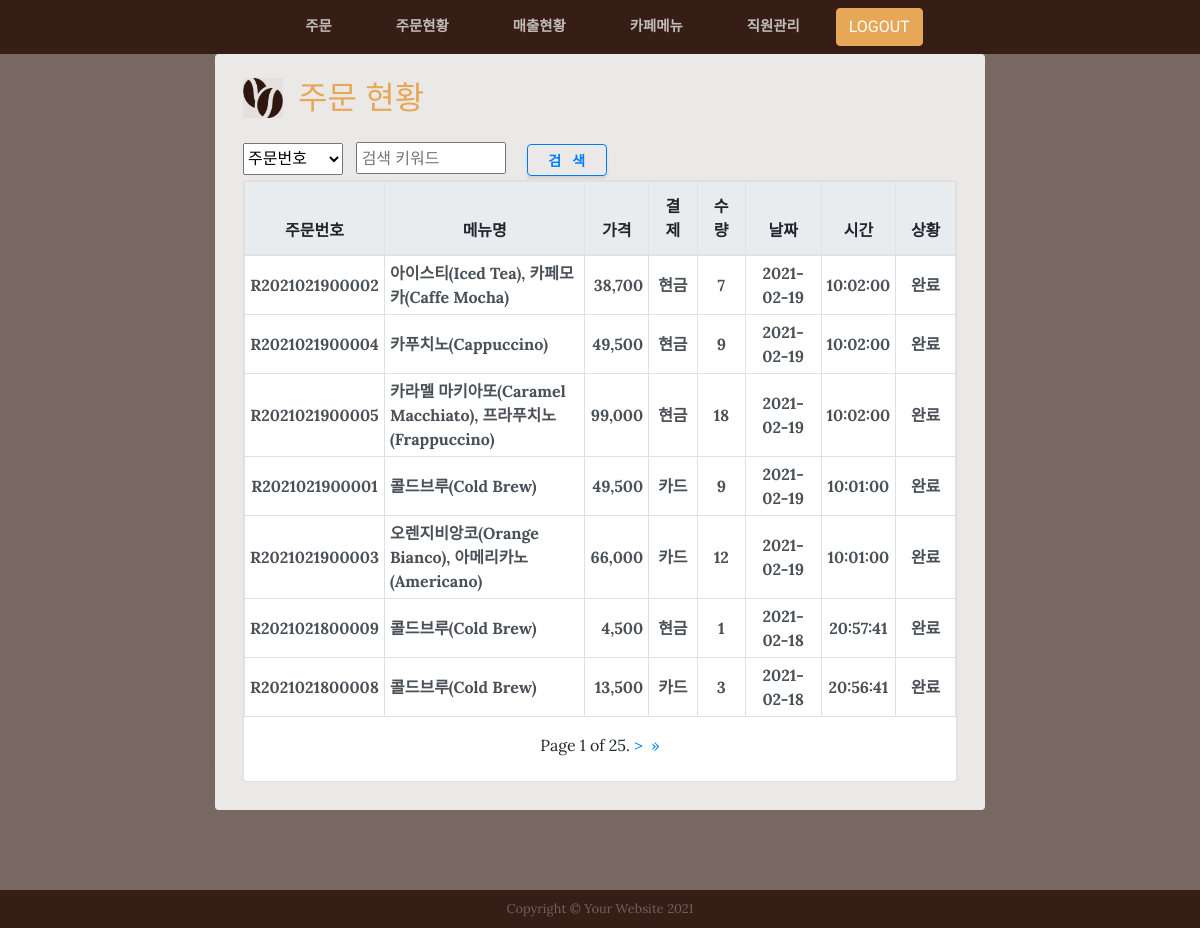
The app's page /order_list/ with its own data.
### mapleApp/models.py (models this page shows, shortened)
class Menu(models.Model):
    menuid = models.CharField(max_length=20, primary_key=True,verbose_name='메뉴아이디')
    menuname = models.CharField(max_length=100,verbose_name='메뉴명')
    price = models.IntegerField(verbose_name='가격')
    class Meta:
        db_table = 'm_menu' #테이블명

### mapleApp/views_order_list.py (the view)
# urls.py: path('order_list/', views_order_list.order_list, name='order_list'),
def order_list(request):
    order_list = OrderDetail.objects.values('orderno').annotate(**details).order_by('-date', '-time')
    paginator = Paginator(order_list, 7)  # Show 7 contacts per page
    page = request.GET.get('page')
    orders = paginator.get_page(page)
    context = {'orders': orders}
    return render(request, 'order_list.html', context)

### mapleApp/templates/order_list.html (shortened to what this page needs)
{% include 'header.html' %}
{% load static %}
{% load humanize %}
  <section class="page-section about-heading">
    <div class="container-fluid mt-3">
      <div class="about-heading-content">
        <div class="row">
          <div class="col-xs-12 col-sm-8 col-lg-8 mx-auto">
            <div class="bg-faded rounded p-4">
      			  <div >
				        <div class="d-flex align-items-center" style="height: 40px;">
                  <img  src="{% static 'img/cafe_icon3.png'%}" width="40" height="40">
					        <div  style="font-size: 2rem;margin-left: 15px; color:#e6a756!important;">주문 현황</div>
				        </div>
				        <div class='card-body p-0'>
                            <br>
                  <form action="{% url 'order_search' %}" method="GET" >
                    <div class=" align-items-center" style="vertical-align:middle;">
                      <select id="select_type" name="s_type" style="width: 100px;height:32px;" >
                        <option value="id">주문번호</option>
                      </select>
                      <span id="select_option">
                        <input  class="p-md-1" style="width: 150px;height:32px;" id='SearchKeyword' type="text" name="s_keyword" value="{{ request.GET.s_keyword }}" placeholder="검색 키워드">
                      </span>
                      <button  class="btn btn-outline-primary font-weight-bold" style="width: 80px;;height:32px;font-size:14px;" type="submit" name="action">검&nbsp;&nbsp;&nbsp;색</button>
                    </div>
                  </form>
				        </div>
			        </div>
			        <div class="container-fluid h-100 mt-50 mb-50 p-lg-1">
                <div class="card w-100">
                  <div>
                    <div style="width:100%; overflow-y:hidden;">
                    <form id="regForm"  method="post" action="{% url 'change_status' %}"  type="submit"   >
                      <table class="table table-bordered mytable" style="text-align: center;">
                        <thead >
                            <th style="width:10%">주문번호</th>
                            <th style="width:35%">메뉴명</th>
                            <th style="width:7.5%">가격</th>
                            <th style="width:7.5%">결제</th>
                            <th style="width:7.5%">수량</th>
                            <th style="width:12.5%">날짜</th>
                            <th style="width:10%">시간</th>
                            <th style="width:10%">상황</th>
                        </thead>
                        <tbody>
                            {% for order in orders %}
                            <tr >
                                <td>{{ order.orderno }}</td>
                                <td style="text-align:left;">{{ order.menuname }}</td>
                                <td style="text-align:right">{{ order.total_price | intcomma }}</td>
                                {% if order.payment == 'cash' %}
                                <td>현금</td>
                                {% else %}
                                <td>카드</td>
                                {% endif %}
                                <td>{{ order.total_qty }}</td>
                                <td>{{ order.date }}</td>
                                <td>{{ order.time }}</td>
                                {% if order.status == 'ord' %}
                                <td>주문</td>
                                {% elif order.status == 'prep' %}
                                <td>준비중 <button type="button" class=" intro-button btn-sm " name="statusBtn" id="statusBtn"  type="submit"  >완료</button> </td>
                                <input type="hidden"  name="orderno" id="orderno"  value="{{ order.orderno }}">
                                {% else %}
                                <td>완료</td>
                                {% endif %}
                            </tr>
                            {% endfor %}
                        </tbody>
                      </table>
                      </form>
                      <div class="pagination justify-content-center">
                        <span class="step-links">
                          <span class="current">
                              Page {{ orders.number }} of {{ orders.paginator.num_pages }}.
                          </span>
                          {% if orders.has_next %}
                            {% if s_type and s_keyword  %}
                              <a href="?page={{ orders.next_page_number }}&s_type={{ s_type}}&s_keyword={{ s_keyword}}">&gt;&nbsp</a>
                              <a href="?page={{ orders.paginator.num_pages }}&s_type={{ s_type}}&s_keyword={{ s_keyword}}"> &raquo;</a>
                            {% elif s_type and s_option %}
                              <a href="?page={{ orders.next_page_number }}&s_type={{ s_type}}&s_option={{ s_option }}">&gt;&nbsp</a>
                              <a href="?page={{ orders.paginator.num_pages }}&s_type={{ s_type}}&s_option={{ s_option }}">&raquo;</a>
                            {% else %}
                            <a href="?page={{ orders.next_page_number }}">&gt;&nbsp</a>
                            <a href="?page={{ orders.paginator.num_pages }}">&raquo;</a>
                            {% endif %}
                          {% endif %}
                        </span>
                      </div>
                      <br/>
                    </div>
                  </div>
                </div>
              </div>
            </div>
          </div>
        </div>
      </div>
    </div>
  </section>
{% include 'footer.html' %}

### mapleApp/templates/order_list.html (style rules this page uses)
.mytable tr td { vertical-align:middle; padding: 5px; font-weight : bold; font-family: Lora; color : #495057 ; }
.align-items-center { padding-left : 4px; }
thead { background-color : #e9ecef; }

### records on screen
Menu: orderno "R2021021800009", menuname "콜드브루(Cold Brew)", total_price "4,500", shows "현금", total_qty "1", date "2021-02-18", time "20:57:41"

### other values on screen
{{ order.orderno }} "R2021021900002" "R2021021900004" "R2021021900005" "R2021021900001" "R2021021900003" "R2021021800008"
{{ order.menuname }} "아이스티(Iced Tea), 카페모카(Caffe Mocha)" "카푸치노(Cappuccino)" "카라멜 마키아또(Caramel Macchiato), 프라푸치노(Frappuccino)" "콜드브루(Cold Brew)" "오렌지비앙코(Orange Bianco), 아메리카노(Americano)" "콜드브루(Cold Brew)"
{{ order.total_price | intcomma }} "38,700" "49,500" "99,000" "49,500" "66,000" "13,500"
{{ order.total_qty }} "7" "9" "18" "9" "12" "3"
{{ order.date }} "2021-02-19" "2021-02-19" "2021-02-19" "2021-02-19" "2021-02-19" "2021-02-18"
{{ order.time }} "10:02:00" "10:02:00" "10:02:00" "10:01:00" "10:01:00" "20:56:41"
{{ orders.number }} "1"
{{ orders.paginator.num_pages }} "25"
